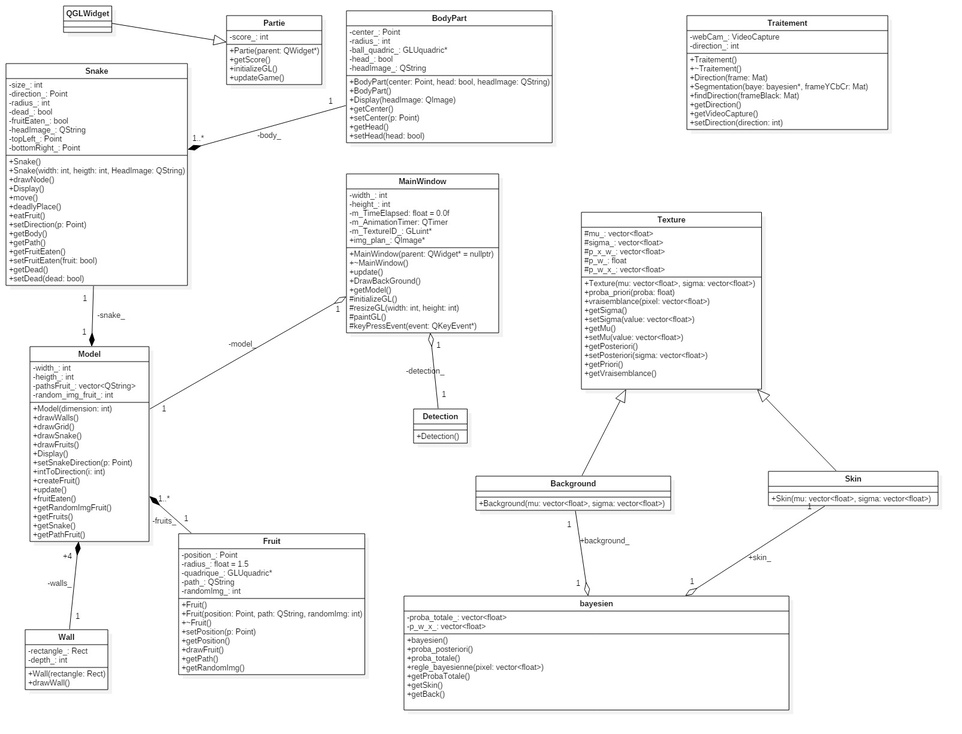
%> input picture Main.jpg, 962 x 734 px, shrunk from 1605 x 1224 before the run
$ octave --eval "result = handFilter(imread('Main.jpg'));"   (GNU Octave 9; MATLAB toolbox functions it lacks are replaced by stand-ins)
%> lines starting %> are read from the running program, lines starting %| are printed output that depends on the picture; in (x1, y1, x2, y2) boxes, pixels count from 0 and x2, y2 are one past the last pixel; in counts of white or black regions, pixels touching at a corner belong together; the program's own positions count from 1
function If = handFilter(I)

Ilab = rgb2lab(I);
%> Ilab: size 734x962x3 double; mean of channels 1, 2, 3 97, 0, 0

Ibw = imbinarize(Ilab(:, :, 2), multithresh(Ilab(:, :, 2), 1));
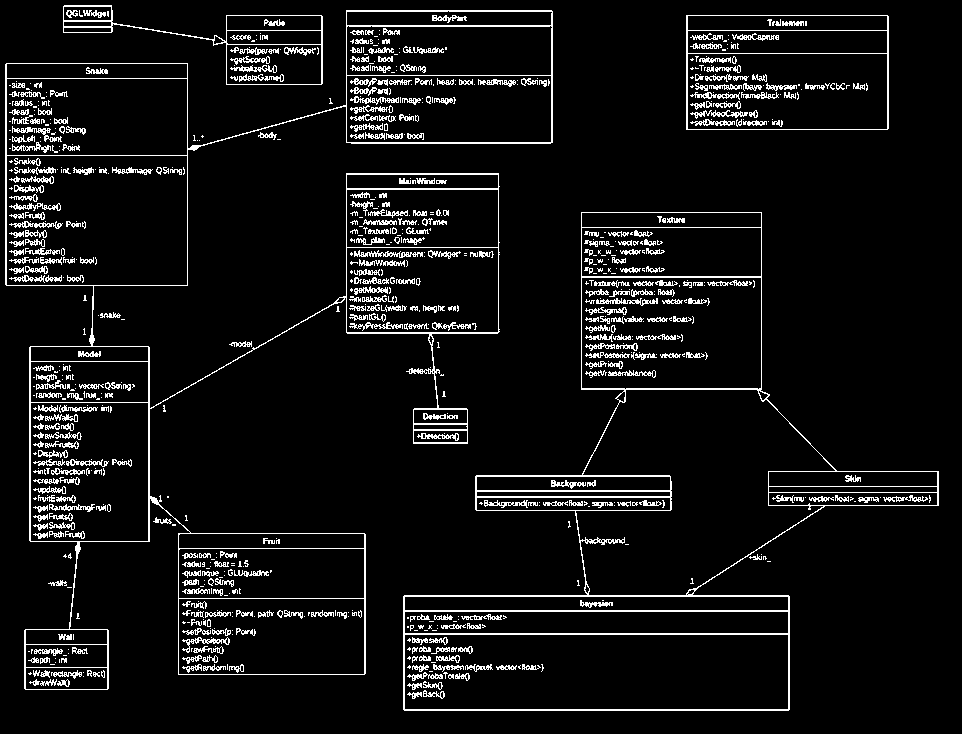
%> Ibw: size 734x962 logical; 6.9% white in thin lines or dots

[m, n, ~] = size(I);
%> m = 734; n = 962
Imark = zeros(m, n);
Imark(round(4 * m / 10) : round(6 * m / 10), round(4 * n / 10) : round(6 * n / 10)) = 1;
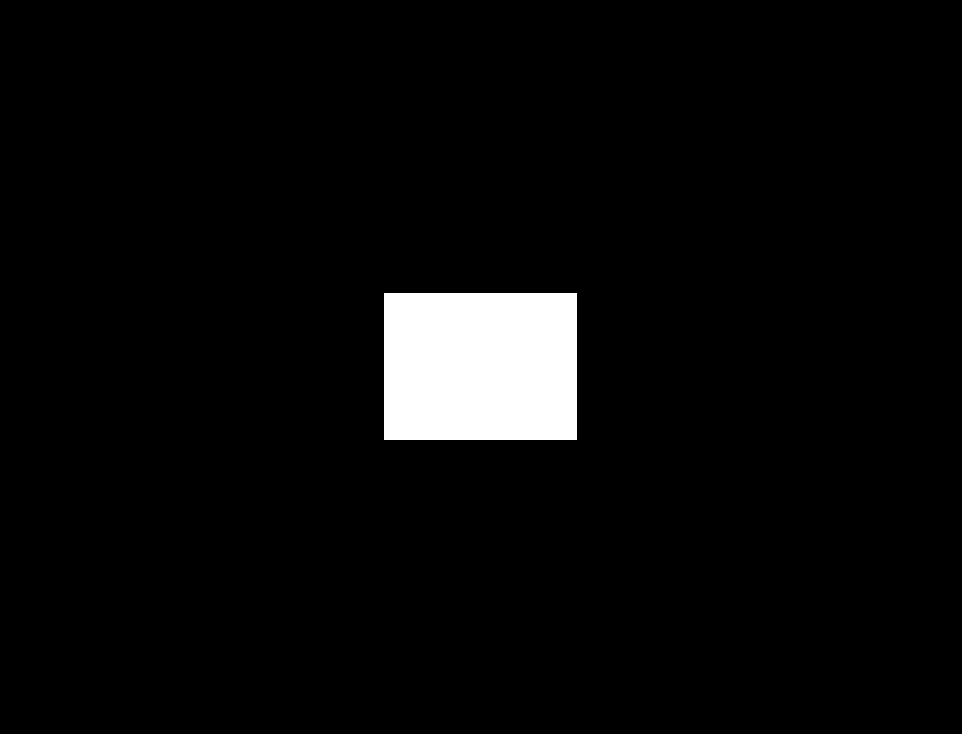
%> Imark: size 734x962 double; values 0 (black) and 1 (white), 4% white; 1 white region, box (x1, y1, x2, y2) and area: (384, 293, 577, 440) 28371
Imark = imbinarize(Imark .* Ibw);
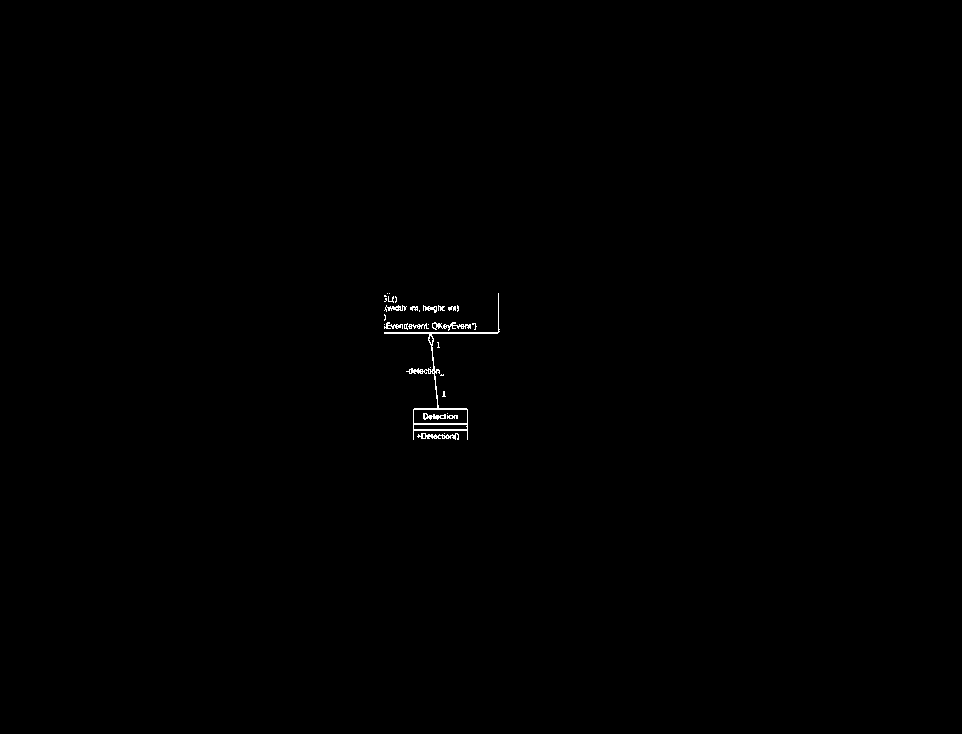
%> Imark: size 734x962 logical; 0.25% white in thin lines or dots, all inside (x1, y1, x2, y2) = (384, 293, 500, 440)

Irec = imreconstruct(Imark, Ibw);
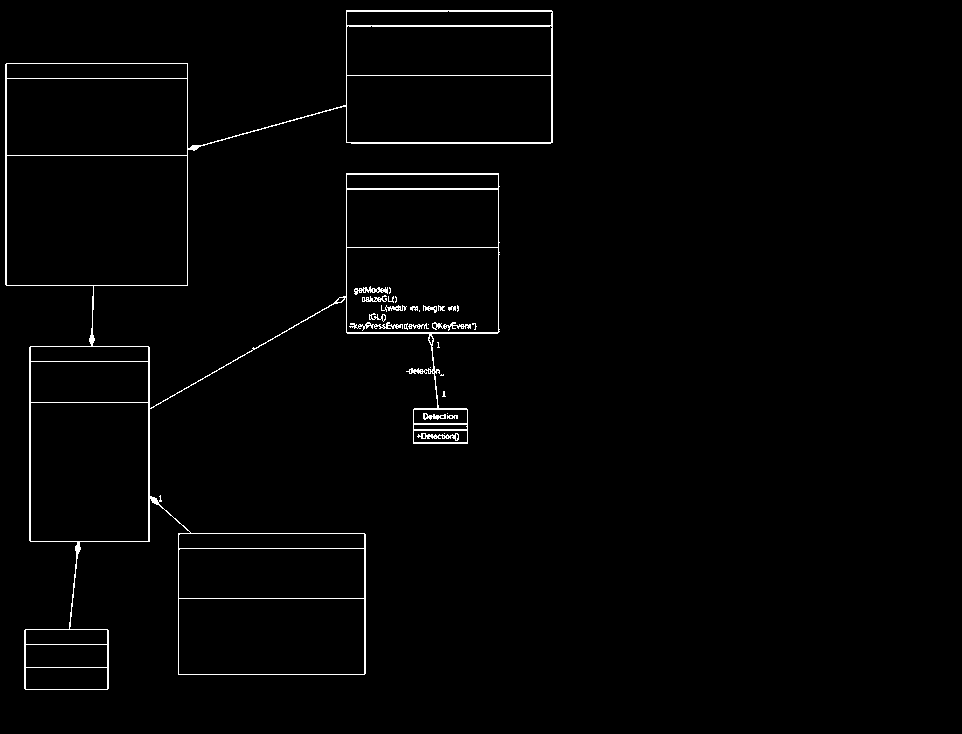
%> Irec: size 734x962 logical; 1.5% white in thin lines or dots, all inside (x1, y1, x2, y2) = (5, 10, 553, 690)

If = imfill(Irec, 'holes');
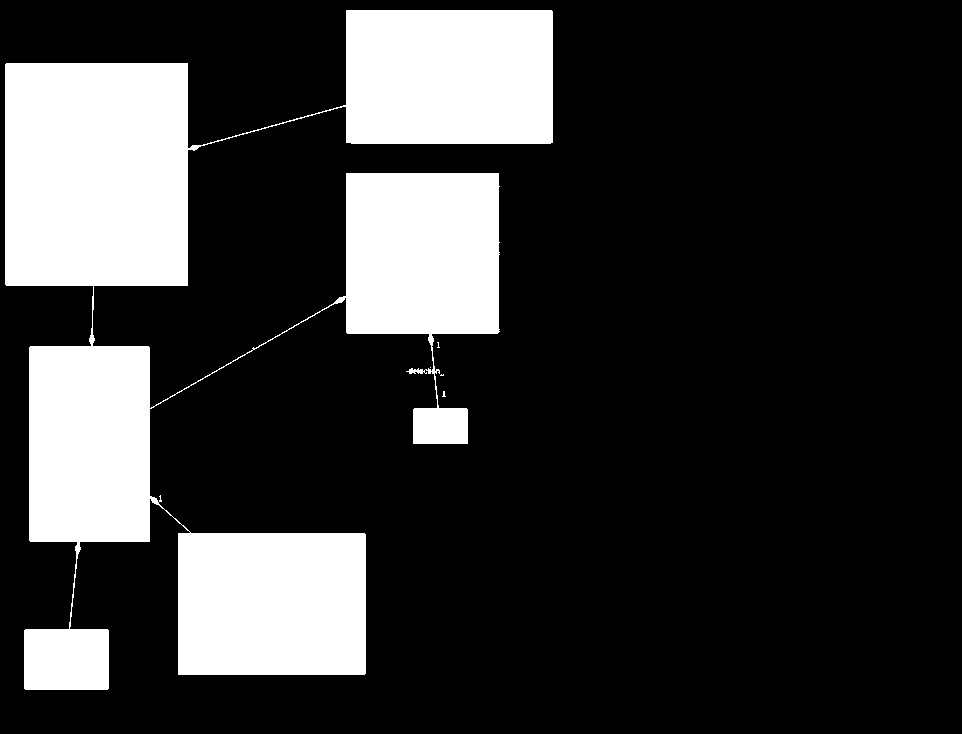
%> If: size 734x962 logical; 21.5% white; 5 white regions (4 under 20 px), largest, box (x1, y1, x2, y2) and area: (5, 10, 553, 690) 151974

end

$ run again, on SchemaCoordonnéesV2.png
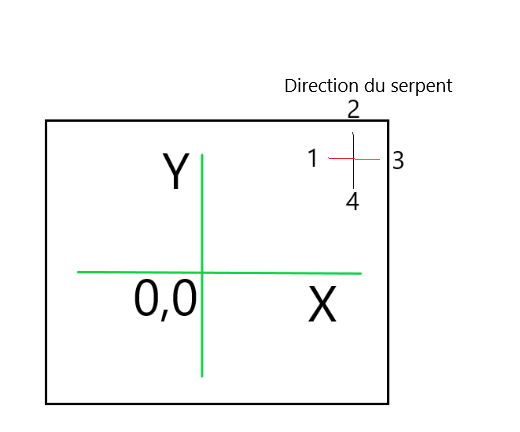
%> input picture SchemaCoordonnéesV2.png, 520 x 432 px
%> Ilab: size 432x520x3 double; mean of channels 1, 2, 3 97.7, -0.4, 0.3
%> in handFilter, `Ibw = imbinarize(Ilab(:, :, 2), multithresh(Ilab(:, :, 2), 1));`:
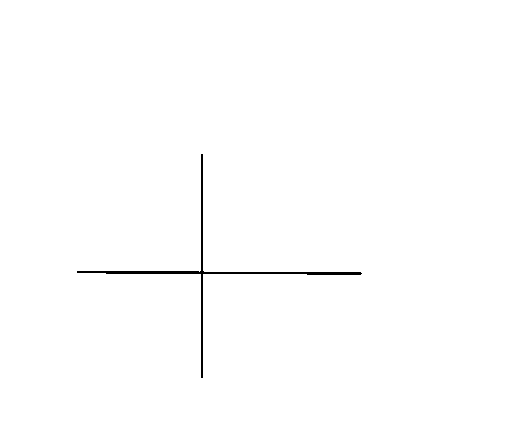
%> Ibw: size 432x520 logical; 99.5% white; black in thin lines or dots, all inside (x1, y1, x2, y2) = (77, 154, 362, 378)
%> If: size 432x520 logical; every value is 1
